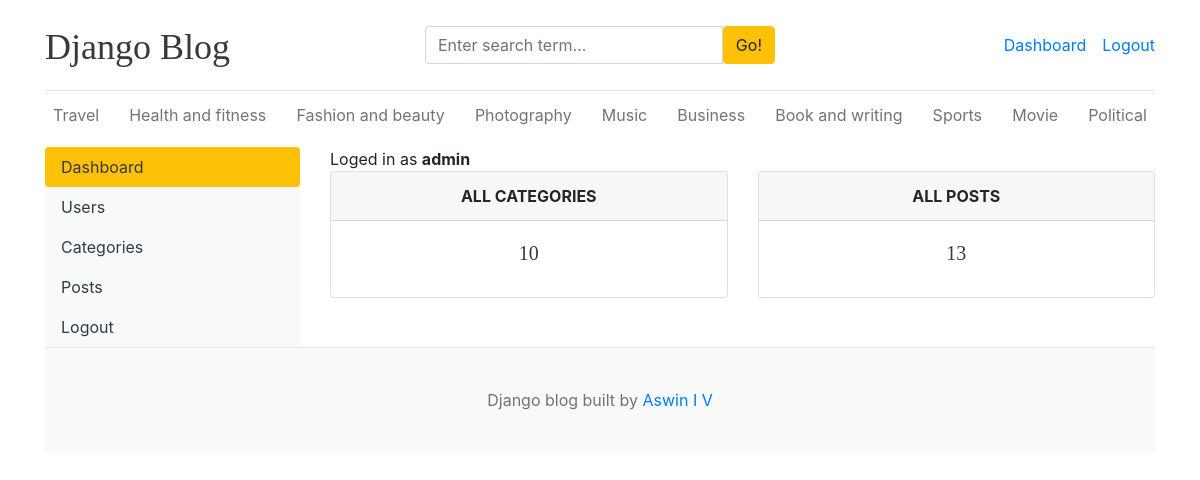
The page /dashboard/ (signed in) on the database its author committed.
### blogs/models.py (models this page shows, shortened)
class Category(models.Model):
    category_name = models.CharField(max_length=50,unique=True)
    created_at = models.DateTimeField(auto_now_add=True)
    updated_at = models.DateTimeField(auto_now=True)
    class Meta:
        verbose_name_plural = 'categories'

### dashboards/views.py (the view)
# urls.py: path('dashboard/',include('dashboards.urls')),
@login_required(login_url ='login')
def dashboard(request):
    category_count = Category.objects.all().count()
    blogs_count = Blog.objects.all().count()
    context ={
        'category_count':category_count,
        'blogs_count' : blogs_count,
    }
    return render(request,'dashboard/dashboard.html',context)

### blogs/context_processors.py (called while the page is built)
def get_categories(request):
    categories = Category.objects.all()
    return dict(categories=categories)

def get_social_links(request):
    social_links = SocialLink.objects.all()
    return dict(social_links=social_links)

### templates/dashboard/dashboard.html
{%extends 'base.html'%}
{% block content %}
<div class="row">
   {% include 'dashboard/sidebar.html' %}
     <div class="col-md-9">
        <span>Loged in as <b>{{user}}</b></span>
        <div class="row">
            <div class="col">
                <div class="card border-default mb-3">
                    <div class="card-header text-center text-uppercase font-weight-bold">All Categories</div>
                    <div class="card-body text-dark">
                        <h5 class="card-title text-center">{{category_count}}</h5>
                    </div>
                </div>
            </div>
            <div class="col">
                <div class="card border-default mb-3">
                    <div class="card-header text-center text-uppercase font-weight-bold">All Posts</div>
                    <div class="card-body text-dark">
                        <h5 class="card-title text-center">{{blogs_count}}</h5>
                    </div>
                </div>
            </div>
        </div>
     </div>
</div>
{% endblock %}

### templates/base.html (shortened to what this page needs)
{% load static %}
<!DOCTYPE html>
<html lang="en">
<head>
    <link href="https://getbootstrap.com/docs/4.0/dist/css/bootstrap.min.css" rel="stylesheet">
    <link href="{% static 'css/blog.css' %}" rel="stylesheet">
    <link rel="stylesheet" href="https://cdnjs.cloudflare.com/ajax/libs/font-awesome/4.7.0/css/font-awesome.min.css">
  </head>
<body>
    <div class="container">
      <header class="blog-header py-3">
        <div class="row flex-nowrap justify-content-between align-items-center">
          <div class="col-4 pt-1">
            <a class="blog-header-logo text-dark" href="/">Django Blog</a>
          </div>
          <div class="col-4">
           <form action="{% url 'search' %}" method="get">
             <div class="input-group">
                  <input class="form-control" type="text" name="keyword" value="{{keyword}}" placeholder="Enter search term..." aria-label="Enter search term..." aria-describedby="button-search" />
                  <button type="submit" class="btn btn-warning" id="button-search" type="button">Go!</button>
              </div>
           </form>
          </div>
          <div class="col-4 d-flex justify-content-end align-items-center">
            {% if not user.is_authenticated %}
            <a class="btn btn-sm btn-warning" href="{% url 'login' %}">Login</a> &nbsp;
            <a class="btn btn-sm btn-outline-secondary" href="{% url 'register' %}">Register</a>
            {% else %}
             <span><a href="{% url 'dashboard' %}">Dashboard</a></span>
            <span><a href="{% url 'logout' %}"> Logout</a></span>
            {% endif %}
          </div>
        </div>
      </header>
      <div class="nav-scroller py-1 mb-2">
        <nav class="nav d-flex justify-content-between">
          {% for cat in categories %}
          <a class="p-2 text-muted" href="{% url 'posts_by_category' cat.id %}">{{ cat.category_name }}</a>
          {% endfor %}
        </nav>
      </div>
{% block content %}
{% endblock %}
       <footer class="blog-footer">
  <p>Django blog built  by <a href="#">Aswin I V</a></p>
</footer>
</body>
</html>

### blog_main/static/css/blog.css (style rules this page uses)
.blog-header { border-bottom: 1px solid #e5e5e5; }
.blog-header-logo { font-family: "Playfair Display", Georgia, "Times New Roman", serif; font-size: 2.25rem; }
h1, h2, h3, h4, h5, h6 { font-family: "Playfair Display", Georgia, "Times New Roman", serif; }
.blog-footer { padding: 2.5rem 0; color: #727272; text-align: center; background-color: #f9f9f9; border-top: .05rem solid #e5e5e5; }
.blog-footer p:last-child { margin-bottom: 0; }

### rows shown on the page
Category: category_name "Travel"
Category: category_name "Health and fitness"
Category: category_name "Fashion and beauty"
Category: category_name "Photography"
Category: category_name "Music"
Category: category_name "Business"
Category: category_name "Book and writing"
Category: category_name "Sports"
Category: category_name "Movie"
Category: category_name "Political"

### other values the page prints
{{ user }} "admin"
{{ category_count }} "10"
{{ blogs_count }} "13"
